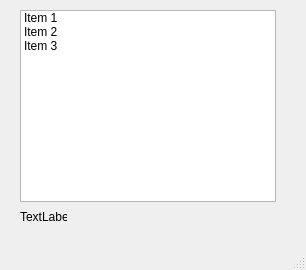
<?xml version="1.0" encoding="UTF-8"?>
<ui version="4.0">
 <class>MainWindow</class>
 <widget class="QMainWindow" name="MainWindow">
  <property name="geometry">
   <rect>
    <x>0</x>
    <y>0</y>
    <width>306</width>
    <height>270</height>
   </rect>
  </property>
  <property name="windowTitle">
   <string>MainWindow</string>
  </property>
  <widget class="QWidget" name="centralwidget">
   <widget class="QListWidget" name="lista">
    <property name="geometry">
     <rect>
      <x>20</x>
      <y>10</y>
      <width>256</width>
      <height>192</height>
     </rect>
    </property>
    <item>
     <property name="text">
      <string>Item 1</string>
     </property>
    </item>
    <item>
     <property name="text">
      <string>Item 2</string>
     </property>
    </item>
    <item>
     <property name="text">
      <string>Item 3</string>
     </property>
    </item>
   </widget>
   <widget class="QLabel" name="lb_texto">
    <property name="geometry">
     <rect>
      <x>20</x>
      <y>210</y>
      <width>47</width>
      <height>13</height>
     </rect>
    </property>
    <property name="text">
     <string>TextLabel</string>
    </property>
   </widget>
  </widget>
  <widget class="QMenuBar" name="menubar">
   <property name="geometry">
    <rect>
     <x>0</x>
     <y>0</y>
     <width>306</width>
     <height>21</height>
    </rect>
   </property>
  </widget>
  <widget class="QStatusBar" name="statusbar"/>
 </widget>
 <resources/>
 <connections/>
</ui>
